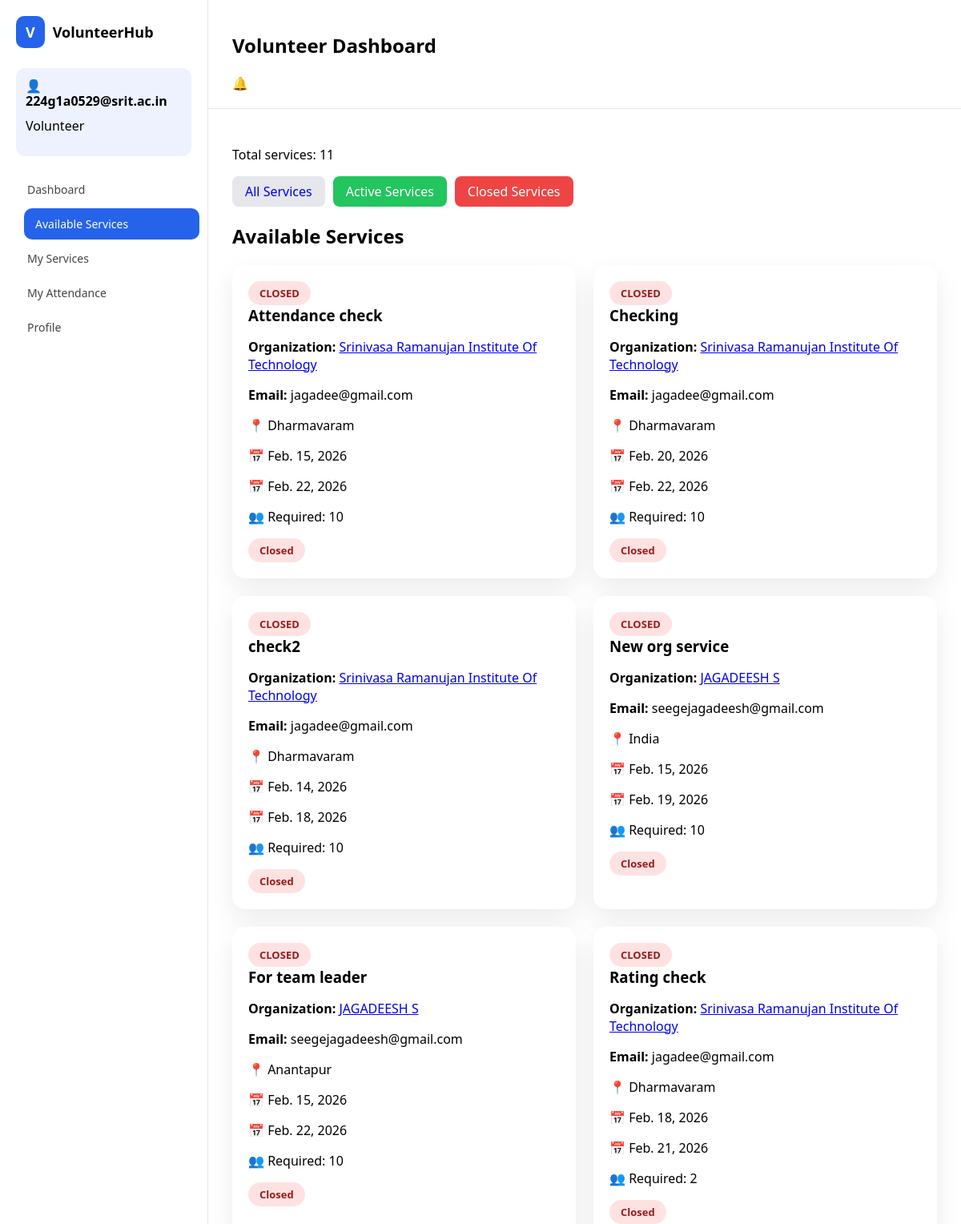
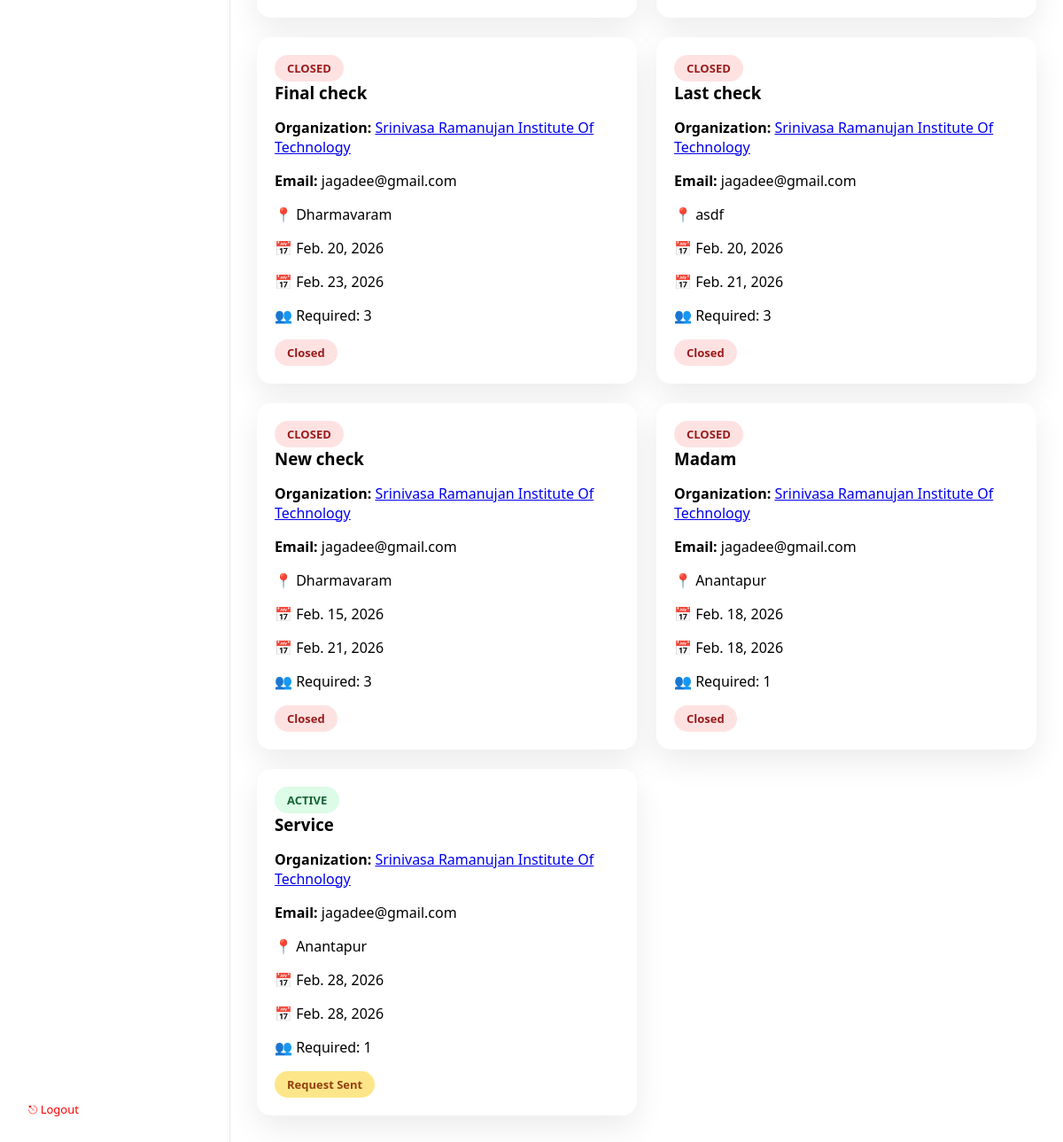
The page /volunteer/services/ (signed in) on the database as committed earlier (2 pictures, top to bottom).
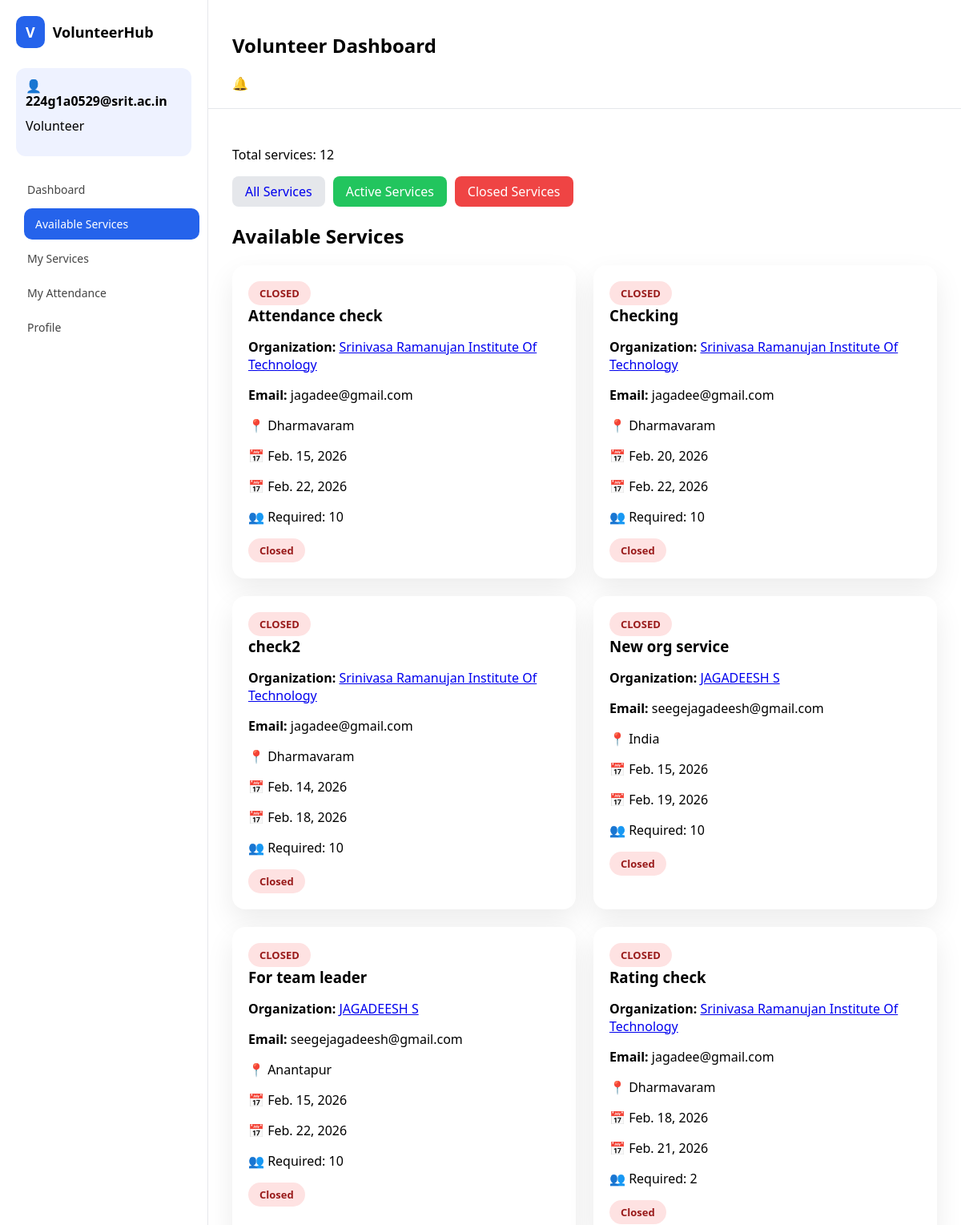
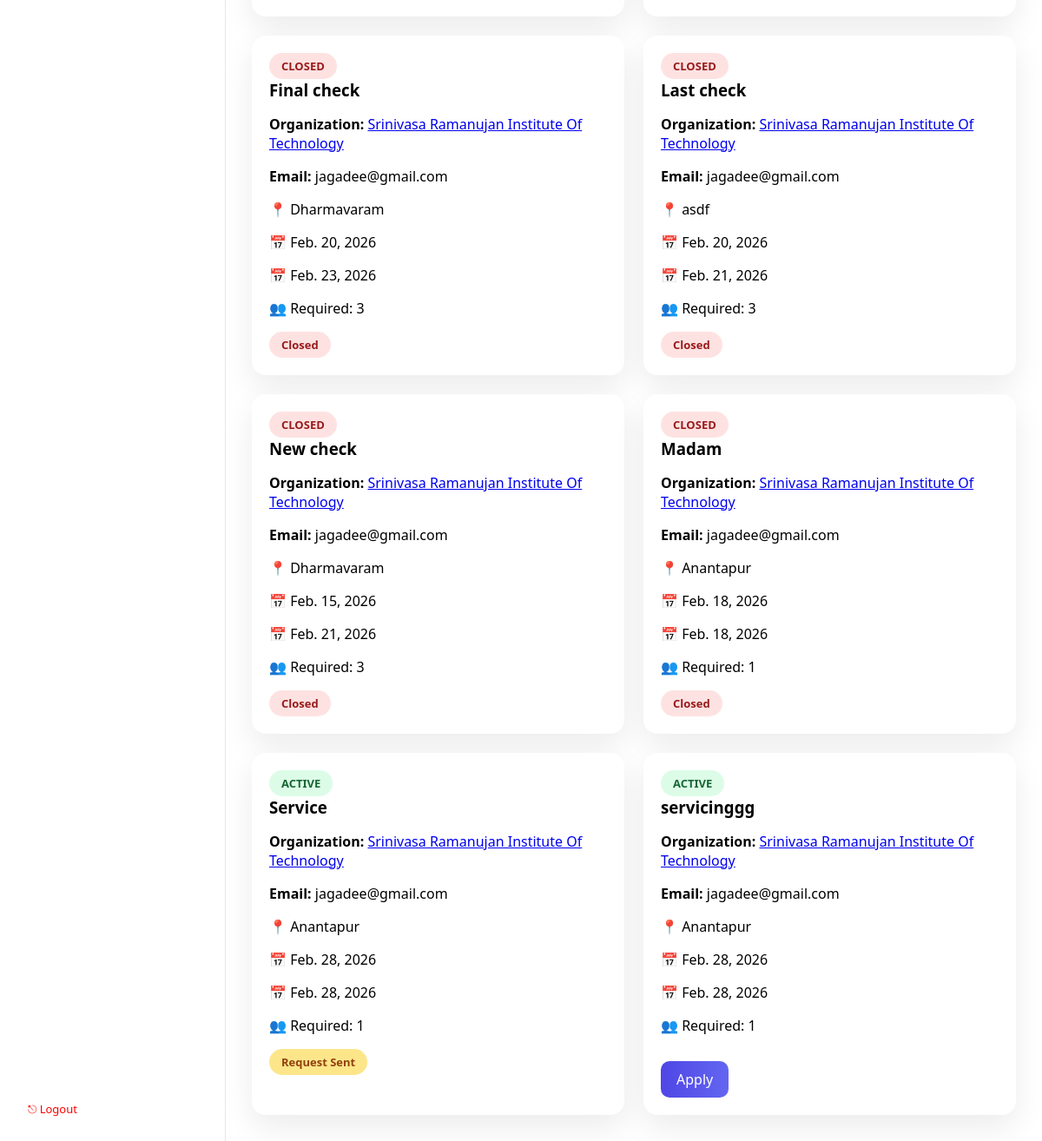
The same page on the database as committed later (2 pictures, top to bottom).
### app1/models.py (models this page shows, shortened)
class User(AbstractUser):
    ROLE_CHOICES = (
        ('ADMIN', 'Admin'),
        ('VOLUNTEER', 'Volunteer'),
        ('ORGANIZATION', 'Organization'),
    )
    role = models.CharField(max_length=20, choices=ROLE_CHOICES)

class Service(models.Model):
    STATUS_CHOICES = (
        ('PENDING', 'Pending'),
        ('APPROVED', 'Approved'),
        ('COMPLETED', 'Completed'),
    )
    title = models.CharField(max_length=200)
    description = models.TextField()
    location = models.CharField(max_length=100)
    start_date = models.DateField()
    end_date = models.DateField()
    max_volunteers = models.IntegerField()
    GENDER_PREF = (
    ("ANY", "Any"),
    ("MALE", "Male"),
    ("FEMALE", "Female"),
)
    required_gender = models.CharField(
        max_length=10,
        choices=GENDER_PREF,
        default="ANY"
    )
    required_year = models.CharField(
        max_length=20,
        blank=True,
        null=True
    )
    organization = models.ForeignKey(
        Organization,
        on_delete=models.CASCADE
    )
    organization_name = models.CharField(
        max_length=200,
        blank=True
    )  # ✅ NEW FIELD (typed manually)
    status = models.CharField(
        max_length=20,
        choices=STATUS_CHOICES,
        default='PENDING'
    )
    authorization_letter = models.FileField(
        upload_to="service_letters/",
        null=True,
        blank=True
    )
    created_at = models.DateTimeField(auto_now_add=True)

class Organization(models.Model):
    user = models.OneToOneField(User, on_delete=models.CASCADE)
    organization_name = models.CharField(max_length=100)
    phone = models.CharField(max_length=15, blank=True, null=True)
    verification_letter = models.FileField(
        upload_to="org_letters/",
        blank=True,
        null=True
    )
    approved = models.BooleanField(default=False)
    cover_image = models.ImageField(upload_to="org_covers/", blank=True, null=True)
    logo = models.ImageField(upload_to="org_logos/", blank=True, null=True)
    tagline = models.CharField(max_length=200, blank=True)
    about = models.TextField(blank=True)
    mission = models.TextField(blank=True)
    vision = models.TextField(blank=True)
    founded_year = models.IntegerField(blank=True, null=True)
    website = models.URLField(blank=True)
    instagram = models.URLField(blank=True)
    youtube = models.URLField(blank=True)
    promo_video = models.URLField(blank=True)
    website = models.URLField(blank=True, null=True)

### app1/views.py (the view)
@login_required
def volunteer_available_services(request):
    if request.user.role != "VOLUNTEER":
        return redirect("login")
    today = timezone.now().date()
    status_filter = request.GET.get("status")
    services = Service.objects.filter(status="APPROVED")
    if status_filter == "active":
        services = services.filter(end_date__gte=today)
    elif status_filter == "closed":
        services = services.filter(end_date__lt=today)
    profile = VolunteerProfile.objects.get(user=request.user)
    applications = Application.objects.filter(volunteer=profile)
    applied_dict = {
        app.service.id: app.status
        for app in applications
    }
    return render(
        request,
        "volunteer/available_services.html",
        {
            "services": services,
            "applied_dict": applied_dict,
            "today": today,
            "active_page": "services",
            "status_filter": status_filter,
        }
    )

### app1/templatetags/custom_filters.py (called while the page is built)
@register.filter
def get_item(dictionary, key):
    return dictionary.get(key)

### app1/templates/volunteer/available_services.html (shortened to what this page needs)
{% extends "base_volunteer.html" %}
{% block content %}
{% load custom_filters %}
<p>Total services: {{ services|length }}</p>
<div style="margin-bottom:20px; display:flex; gap:10px;">
    <a href="{% url 'volunteer_available_services' %}"
       style="padding:8px 16px; background:#e5e7eb; border-radius:8px; text-decoration:none;">
       All Services
    </a>
    <a href="?status=active"
       style="padding:8px 16px; background:#22c55e; color:white; border-radius:8px; text-decoration:none;">
       Active Services
    </a>
    <a href="?status=closed"
       style="padding:8px 16px; background:#ef4444; color:white; border-radius:8px; text-decoration:none;">
       Closed Services
    </a>
</div>
<h1>Available Services</h1>
<div class="service-grid">
    {% for s in services %}
    <div class="service-card">
        {% if s.end_date < today %}
        <span class="badge closed">CLOSED</span>
        {% else %}
        <span class="badge active">ACTIVE</span>
        {% endif %}
        <h3>{{ s.title }}</h3>
        <p><strong>Organization:</strong> <a href="{% url 'public_org_profile' s.organization.id %}">
    {{ s.organization.organization_name }}
</a></p>
        <p><strong>Email:</strong> {{ s.organization.user.email }}</p>
        <p>📍 {{ s.location }}</p>
        <p>📅 {{ s.start_date }}</p>
        <p>📅 {{ s.end_date }}</p>
        <p>👥 Required: {{ s.max_volunteers }}</p>
        {% if s.end_date < today %}
        <span class="badge closed">Closed</span>
        {% elif s.id in applied_dict %}
        {% with applied_dict|get_item:s.id as status %}
        {% if status == "APPLIED" %}
        <span class="badge pending">Request Sent</span>
        {% elif status == "SELECTED" %}
        <span class="badge active">Approved</span>
        {% elif status == "REJECTED" %}
        <span class="badge closed">Rejected</span>
        {% endif %}
        {% endwith %}
        {% else %}
        <a href="{% url 'volunteer_apply_service' s.id %}" class="btn">
            Apply
        </a>
        {% endif %}
    </div>
    {% empty %}
    <p>No services available.</p>
    {% endfor %}
</div>
{% endblock %}

### app1/templates/base_volunteer.html (shortened to what this page needs)
{% load static %}
<!DOCTYPE html>
<html>
<head>
    <link rel="stylesheet" href="{% static 'css/volunteer_dashboard.css' %}">
</head>
<body>
<div class="app">
    <aside class="sidebar">
        <div class="logo">
            <div class="logo-icon">V</div>
            <span>VolunteerHub</span>
        </div>
        <div class="profile-box">
            <div>
                <h4>👤 {{ request.user.username }}</h4>
                <p >    Volunteer</p>
            </div>
        </div>
<nav class="menu">
    <a href="/volunteer/dashboard/"
       class="{% if active_page == 'dashboard' %}active{% endif %}">
        Dashboard
    </a>
    <a href="{% url 'volunteer_available_services' %}"
       class="{% if active_page == 'services' %}active{% endif %}">
        Available Services
    </a>
    <a href="/volunteer/applications/"
       class="{% if active_page == 'applications' %}active{% endif %}">
        My Services
    </a>
    <a href="/volunteer/attendance/"
        class="{% if active_page == 'volunteer_attendance' %} active {%endif %}">
        My Attendance
    </a>
    <a href="{% url 'volunteer_profile' %}"
       class="{% if active_page == 'profile' %}active{% endif %}">
        Profile
    </a>
</nav>
        <div class="sidebar-footer">
            <a class="logout" href="{% url 'logout' %}">⎋ Logout</a>
        </div>
    </aside>
    <main class="main">
        <header class="topbar">
            <h2>Volunteer Dashboard</h2>
            <div class="bell">🔔</div>
        </header>
        <section class="content">
            {% block content %}
            {% endblock %}
        </section>
    </main>
</div>
</body>
</html>

### app1/static/css/volunteer_dashboard.css (style rules this page uses)
* { box-sizing: border-box; font-family: "Segoe UI", sans-serif; }
html, body { height: 100%; margin: 0; overflow: hidden; }
.app { display: flex; height: 100vh; }
.sidebar { width: 260px; background: white; border-right: 1px solid #e5e7eb; padding: 20px; display: flex; flex-direction: column; height: 100vh; overflow: hidden; }
.logo { display: flex; align-items: center; gap: 10px; font-weight: bold; font-size: 18px; margin-bottom: 25px; }
.logo-icon { background: #2563eb; color: white; padding: 8px 12px; border-radius: 10px; }
.profile-box { display: flex; gap: 12px; background: #eef2ff; padding: 12px; border-radius: 12px; margin-top:0px; margin-bottom: 2px; }
.profile-box div { line-height: 1.2; margin-top:-20px; }
.profile-box p { line-height: 1.2; margin-top:-10px; }
.menu { margin-top: 20px; }
.menu a { display: flex; align-items: center; gap: 10px; padding: 10px 14px; margin-bottom: 4px; border-radius: 10px; text-decoration: none; color: #444; font-size: 14px; transition: transform 0.3s ease; }
.menu a.active, .menu a:hover { background: #2563eb; color: white; transform: translateX(10px); }
.sidebar-footer { margin-top: auto; padding-top: 10px; }
.sidebar-footer a { display: flex; align-items: center; gap: 8px; padding: 8px 12px; margin-top: 4px; font-size: 13px; text-decoration: none; }
.logout { color: red; }
.main { flex: 1; display: flex; flex-direction: column; height: 100vh; }
.topbar { background: white; padding: 20px 30px; border-bottom: 1px solid #e5e7eb; justify-content:space-between; flex-shrink: 0; }
.content { padding: 30px; flex: 1; overflow-y: auto; }

### app1/templates/volunteer/available_services.html (style rules this page uses)
.service-grid { display:grid; grid-template-columns:repeat(auto-fit,minmax(280px,1fr)); gap:22px; }
.service-card { background:white; padding:20px; border-radius:16px; box-shadow:0 14px 35px rgba(0,0,0,.08); }
.service-card h3 { margin:0 0 10px; }
.badge { display:inline-block; padding:6px 14px; border-radius:20px; font-size:13px; font-weight:600; }
.active { background:#dcfce7;color:#166534; }
.pending { background:#fde68a;color:#92400e; }
.closed { background:#fee2e2;color:#991b1b; }
.btn { display:inline-block; margin-top:14px; padding:10px 18px; background:linear-gradient(90deg,#4f46e5,#6366f1); color:white; border-radius:10px; text-decoration:none; }

Rows that differ between the two databases and show on the page:
added Service: shows "ACTIVE", title "servicinggg", organization.organization_name "Srinivasa Ramanujan Institute Of Technology", organization.user.email "jagadee@gmail.com", location "Anantapur", start_date "Feb. 28, 2026", end_date "Feb. 28, 2026", max_volunteers "1", shows "Apply"
Other text that changed with them:
{{ services|length }}: "11" → "12"
